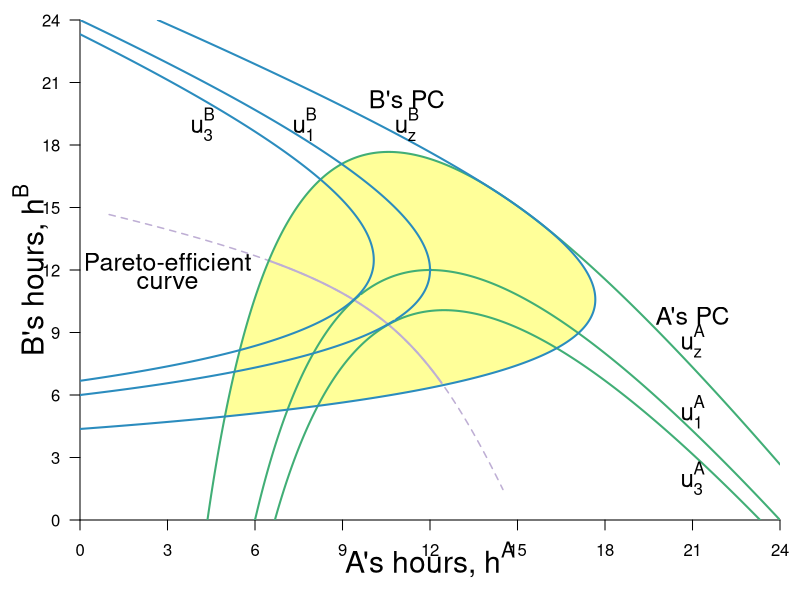

The R source for this figure:
require(shape)
pdf(file = "coordination_failures/coord_fallback_pareto_new.pdf", width = 9, height = 7)

#Set parameters for graphics
pointsize <- 1.8
axislabelsize <- 1.8
labelsize <- 1.5
namesize <- 1.8
annotatesize <- 1.5
graphlinewidth <- 2
segmentlinewidth <- 1.5

COL <- c("#7fc97f", "#beaed4", "#fdc086", "#ffff99", "#386cb0", "#f0027f", "#bf5b17", "#666666")
COLA <- c("#99d8c9","#66c2a4","#41ae76", "#238b45", "#005824")
COLB <- c("#4eb3d3", "#2b8cbe", "#0868ac","#084081")

par(mar =  c(4, 4, 1, 1))

uA <- function(ea, eb, alpha = 30, beta = 1/2) {
  (alpha - beta*(ea+eb))*ea - 0.5*(ea)^2
}

uB <- function(ea, eb, alpha = 30, beta = 1/2) {
  (alpha - beta*(ea+eb))*eb - 0.5*(eb)^2
}

brfB <- function(ea, alpha = 30, beta = 1/2) {
  (alpha - beta*ea)/(1 + 2*beta)
}

brfA <- function(ea, alpha = 30, beta = 1/2) {
  (alpha - ea*(1 + 2*beta))/(beta)
}

brfPE <- function(ea, alpha = 30, beta = 1/8) {
  alpha*(1 - beta*ea)
}

hANE <- function(alpha, beta = 1/2){
  alpha/(1 + 3*beta)
}

hApEff <- function(alpha, beta = 1/2){
  alpha/(2 + 4*beta)
}

hApEff2 <- function(alpha, beta = 1/2){
  alpha/(1 + 4*beta)
}

intercept1 <- function(alpha, beta = 1/2){
  alpha/(1 + 2*beta)
}

PEC <- function(ea, alpha = 30, beta = 1/2){
  a = beta*(1+2*beta);
  b = -alpha*(1+3*beta)+(1+2*beta)^2*ea;
  c = alpha^2 - alpha*(1+3*beta)*ea+ beta*(1+2*beta)*ea^2
  delta = b^2-4*a*c
  return((-b-sqrt(delta))/(2*a))
}

indiffA <- function(ea, alpha = 30, beta = 1/2, uA = 144) {
  (alpha*ea - beta*(ea)^2 - 0.5*(ea)^2 - uA)/(beta*ea)
}

indiffBroot1 <- function(ea, alpha = 30, beta = 30, uB = 144){
  (-sqrt(alpha^2 - 2*alpha*beta*ea + beta^2*ea^2 - 4*beta*uB - 2*uB) + alpha - beta*ea)/(2*beta + 1)
}

indiffBroot2 <- function(ea, alpha = 30, beta = 30, uB = 144){
  (sqrt(alpha^2 - 2*alpha*beta*ea + beta^2*ea^2 - 4*beta*uB - 2*uB) + alpha - beta*ea)/(2*beta + 1)
}


xlims <- c(0, 24)
ylims <- c(0, 24)

npts <- 501 
x <- seq(xlims[1], xlims[2], length.out = npts)
y <- seq(ylims[1], ylims[2], length.out = npts) 
a <- c(112, 
       uA(hANE(alpha = 30, beta = 1/2), hANE(alpha = 30, beta = 1/2)),
       #uA(hApEff2(alpha = 30, beta = 1/2), hApEff2(alpha = 30, beta = 1/2)),
       155.8)
b <- c(112, 
       uA(hANE(alpha = 30, beta = 1/2),hANE(alpha = 30, beta = 1/2)), 
       #uB(hApEff2(alpha = 30, beta = 1/2), hApEff2(alpha = 30, beta = 1/2)), 
       155.8)

plot(0, 0, xlim = xlims, ylim = ylims, type = "n",
     xlab = expression(paste("")),
     ylab = expression(paste("")), 
     xaxt = "n", 
     yaxt = "n", 
     cex.lab = axislabelsize, 
     bty = "n",
     xaxs="i", 
     yaxs="i")


# ticksy <- c(ylims[1], ylims[2])
# ylabels <- c(NA, NA)
# ticksx <- c(xlims[1], xlims[2])
# xlabels <- c(NA, NA)
ticksy <- seq(ylims[1], ylims[2], 3)
ylabels <- seq(ylims[1], ylims[2], 3)
ticksx <- seq(xlims[1], xlims[2], 3)
xlabels <- seq(xlims[1], xlims[2], 3)


axis(1, at = ticksx,  pos = 0, labels = xlabels)
#text(x = c(0, hApEff2(alpha = 30), hANE(alpha = 30), intercept1(alpha = 30), xlims[2]), par("usr")[3] - 0.4, labels = xlabels, srt = 0, pos = 1, xpd = TRUE)

axis(2, at = ticksy, pos = 0, labels = ylabels, las = 1)

npts <- 500 
xx1 <- seq(xlims[1], xlims[2], length.out = npts)
xx2 <- seq(8.05, 11.55, length.out = npts)

#Polygon for the P-Improving Lens
#xpoly1 <- seq(from = 6.3, to = 13.65, length.out = 500)
xpoly1 <- seq(from = 5, to = 14.2, length.out = 500)
ypoly1 <- indiffA(xpoly1, uA = 112, alpha = 30, beta = 1/2)
ypoly2 <- indiffBroot1(xpoly1, uB = 112, alpha = 30, beta = 1/2)
polygon(x = c(xpoly1, rev(xpoly1)), y = c(ypoly1, rev(ypoly2)), col = COL[4], density = NULL, border = NA)

xpoly1 <- seq(from = 14.2, to = 17.65, length.out = 500)
ypoly1 <- indiffBroot2(xpoly1, uB = 112, alpha = 30, beta = 1/2)
ypoly2 <- indiffBroot1(xpoly1, uB = 112, alpha = 30, beta = 1/2)
polygon(x = c(xpoly1, rev(xpoly1)), y = c(ypoly1, rev(ypoly2)), col = COL[4], density = NULL, border = NA)

#xx2 <- seq(8.05, 11.55, length.out = npts)
xx2 <- seq(1, 14.5, length.out = npts)
xx3 <- seq(6.5, 12.4, length.out = npts)

#Pareto-efficient curve line
lines(xx2, PEC(xx2, alpha = 30, beta = 1/2), col = COL[2], lty = 2, lwd = segmentlinewidth)
lines(xx3, PEC(xx3, alpha = 30, beta = 1/2), col = COL[2], lwd = graphlinewidth)

contour(y, x,
        outer(x, y, uA),
        drawlabels = FALSE,
        col = COLA[3],
        lwd = graphlinewidth,
        levels = a,
        xaxs="i",
        yaxs="i",
        add = TRUE)

text(0.5*xlims[2], -1.9, expression(paste("A's hours, ", h^A)), xpd = TRUE, cex = axislabelsize)
text(-1.7, 0.5*ylims[2], expression(paste("B's hours, ", h^B)), xpd = TRUE, cex = axislabelsize, srt = 90)

contour(x, y,
        outer(x, y, uB),
        drawlabels = FALSE,
        col = COLB[2],
        lwd = graphlinewidth,
        levels = b,
        add = TRUE
)

text(3, 12.4, expression("Pareto-efficient"), cex = annotatesize)
text(3, 11.4, expression("curve"), cex = annotatesize)
#Arrows(5.7, 10, 9.6, 10, col = "black", lty = 1, lwd = 2, arr.type = "triangle", arr.lwd = 0.5)

# text(11.1, 3.5, expression("Pareto-improving"), cex = annotatesize)
# text(11.1, 3, expression("lens"), cex = annotatesize)
# Arrows(11.1, 3.8, 11.1, 10.8, col = "black", lty = 1, lwd = 2, arr.type = "triangle", arr.lwd = 0.5)

#Label the indifference curves for A
# text(3.5, 0.8, expression(u[z]^A), cex = labelsize -.05)
# text(5.7, 0.8, expression(u[2]^A), cex = labelsize - 0.05)
# text(7.3, 0.8, expression(u[3]^A), cex = labelsize - 0.05)

text(21, 8.6, expression(u[z]^A), cex = labelsize -.05)
text(21, 5.2, expression(u[1]^A), cex = labelsize - 0.05)
text(21, 2, expression(u[3]^A), cex = labelsize - 0.05)

text(21, 9.8, expression(paste("A's PC")), xpd = TRUE, cex = annotatesize)

#Label the indifference curves for B

text(11.2, 19, expression(u[z]^B), cex = labelsize - 0.05)
text(7.7, 19, expression(u[1]^B), cex = labelsize - 0.05)
text(4.2, 19, expression(u[3]^B), cex = labelsize - 0.05)

text(11.2, 20.2, expression(paste("B's PC")), xpd = TRUE, cex = annotatesize)

dev.off()
